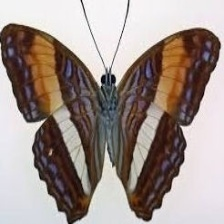
#> input picture Code/Image_4.jpg, 224 x 224 px, found by its file name
$ python Pic.py   (older library calls are emulated)
#> lines starting #> are read from the running program, lines starting #| are printed output that depends on the picture
import cv2
import numpy as np
from matplotlib import pyplot as plt


#نمایش ساده عکس بصورت سیاه و سفید
img_bgr = cv2.imread('Dataset/train/Image_4.jpg')
#> img_bgr is the input picture: shape (224, 224, 3); mean B, G, R 140.3, 145.9, 159.3
cv2.imshow('orginal' , img_bgr)
img_gray = cv2.cvtColor(img_bgr, cv2.COLOR_RGB2GRAY)
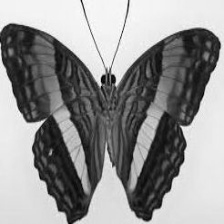
#> img_gray: shape (224, 224); min 0, max 255, mean 145.8
cv2.imshow('orginal gray' , img_gray)


import numpy as np
import random
import cv2

def sp_noise(image,prob):
    '''
    Add salt and pepper noise to image
    prob: Probability of the noise
    '''
#> called with prob = 0.05
    output = np.zeros(image.shape,np.uint8)
    thres = 1 - prob
    for i in range(image.shape[0]):
        for j in range(image.shape[1]):
            rdn = random.random()
            if rdn < prob:
                output[i][j] = 0
            elif rdn > thres:
                output[i][j] = 255
            else:
                output[i][j] = image[i][j]
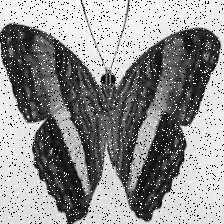
#> output: shape (224, 224); min 0, max 255, mean 143.7
    return output

n8 = sp_noise(img_gray,0.05)

cv2.imshow('b8' , n8)
# [36 lines of commented-out code are left out]

cv2.waitKey(0)
cv2.destroyAllWindows()

$ run again, with Code/Image_7.jpg copied over Code/Image_4.jpg
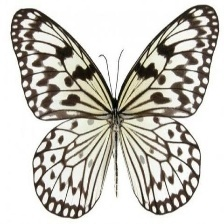
#> input picture Code/Image_7.jpg, 224 x 224 px, found by its file name
#> img_bgr is the input picture: shape (224, 224, 3); mean B, G, R 189.3, 196.3, 199.4
#> `img_gray = cv2.cvtColor(img_bgr, cv2.COLOR_RGB2GRAY)`:
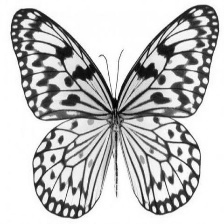
#> img_gray: shape (224, 224); min 1, max 255, mean 194.5
#> after the loop in sp_noise, `for i in range(image.shape[0]):`:
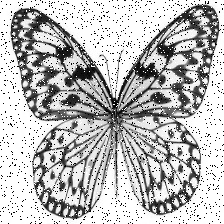
#> output: shape (224, 224); min 0, max 255, mean 187.6

$ run again, with Code/Image_1.jpg copied over Code/Image_4.jpg
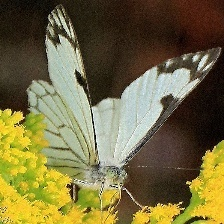
#> input picture Code/Image_1.jpg, 224 x 224 px, found by its file name
#> img_bgr is the input picture: shape (224, 224, 3); mean B, G, R 64.2, 107.8, 117.2
#> `img_gray = cv2.cvtColor(img_bgr, cv2.COLOR_RGB2GRAY)`:
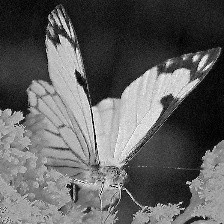
#> img_gray: shape (224, 224); min 0, max 253, mean 95.9
#> after the loop in sp_noise, `for i in range(image.shape[0]):`:
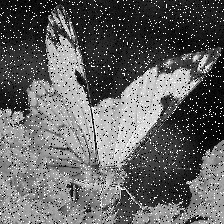
#> output: shape (224, 224); min 0, max 255, mean 98.9

$ run again, with Code/Image_2.jpg copied over Code/Image_4.jpg
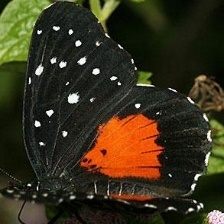
#> input picture Code/Image_2.jpg, 224 x 224 px, found by its file name
#> img_bgr is the input picture: shape (224, 224, 3); mean B, G, R 28.2, 48.8, 56.5
#> `img_gray = cv2.cvtColor(img_bgr, cv2.COLOR_RGB2GRAY)`:
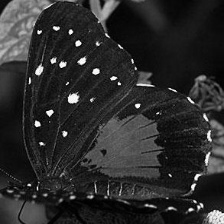
#> img_gray: shape (224, 224); min 0, max 254, mean 43.5
#> after the loop in sp_noise, `for i in range(image.shape[0]):`:
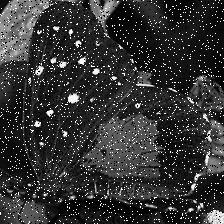
#> output: shape (224, 224); min 0, max 255, mean 51.7
